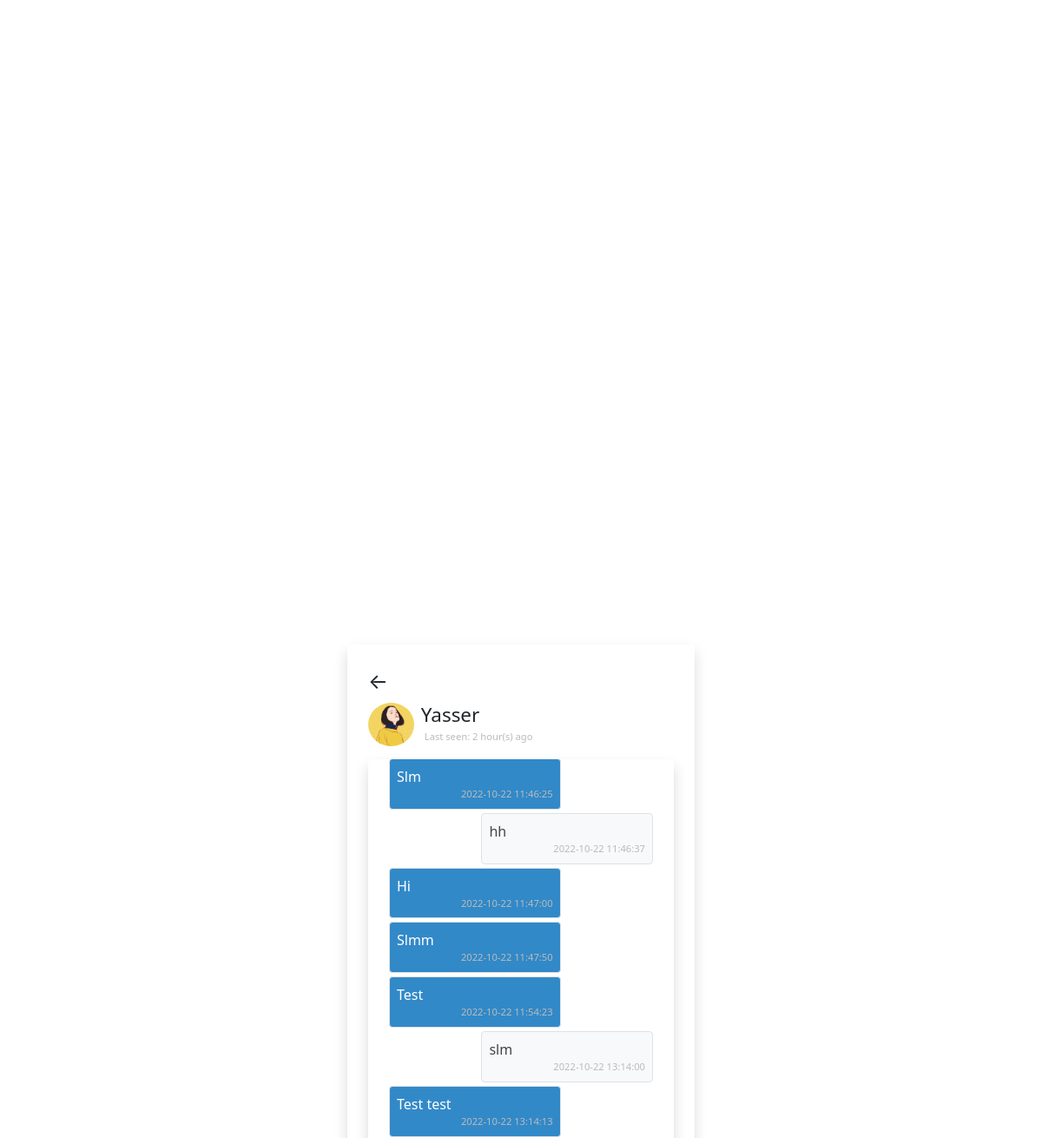
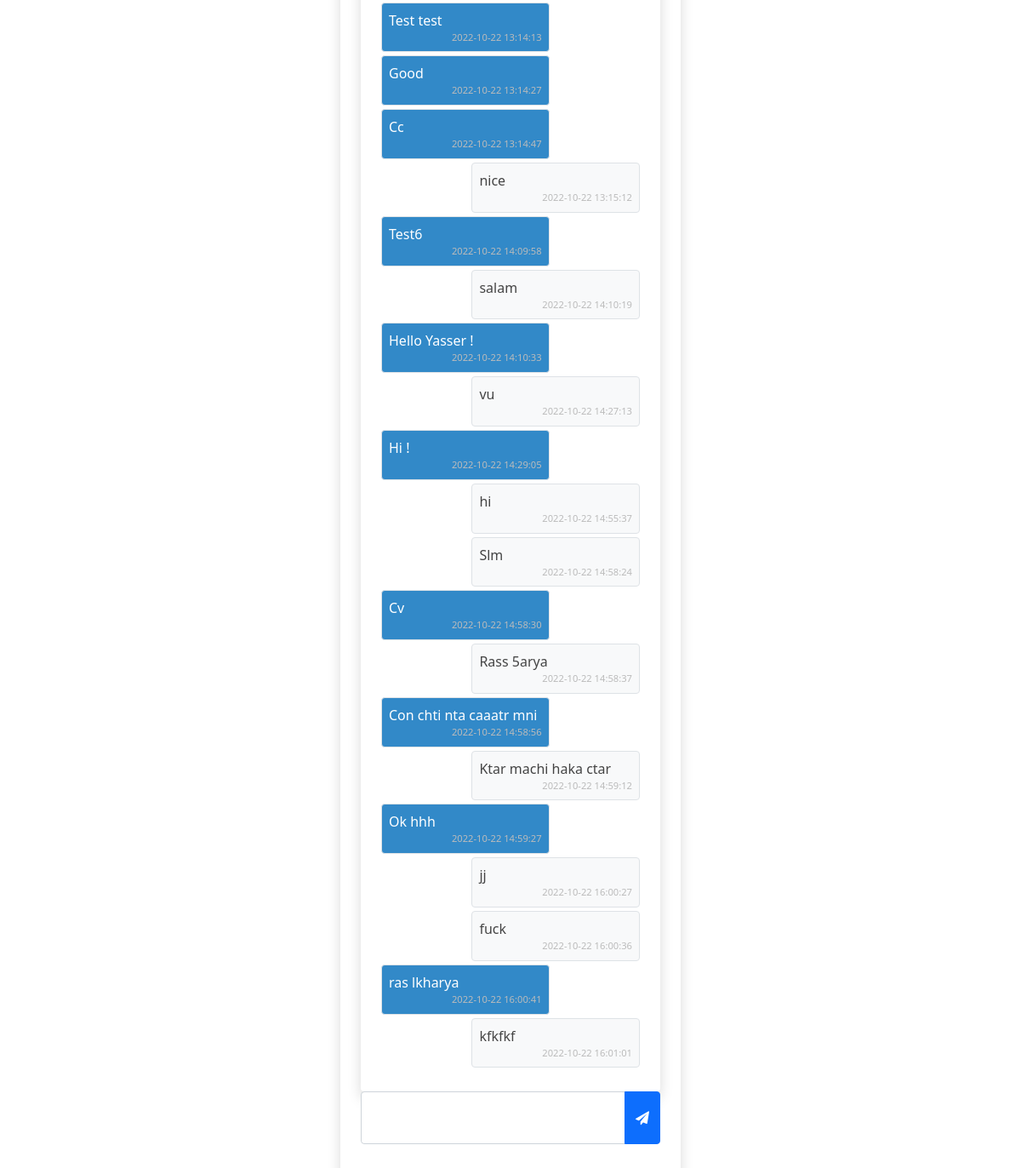
The page /chat.php?user=yasser (signed in) on the database its author committed (2 pictures, top to bottom).
### tables this page shows
CREATE TABLE `users` (
  `user_id` int(11) NOT NULL,
  `name` varchar(255) NOT NULL,
  `username` varchar(255) NOT NULL,
  `password` varchar(255) NOT NULL,
  `p_p` varchar(255) DEFAULT 'user-default.jpg',
  `last_seen` datetime NOT NULL DEFAULT current_timestamp()
);

CREATE TABLE `chats` (
  `chat_id` int(11) NOT NULL,
  `from_id` int(11) NOT NULL,
  `to_id` int(11) NOT NULL,
  `message` text NOT NULL,
  `opened` tinyint(1) NOT NULL DEFAULT 0,
  `created_at` datetime NOT NULL DEFAULT current_timestamp()
);

### app/helpers/user.php (called while the page is built)
<?php
function getUser($username, $conn){
   $sql = "SELECT * FROM users
           WHERE username=?";
   $stmt = $conn->prepare($sql);
   $stmt->execute([$username]);
   if ($stmt->rowCount() === 1) {
   	 $user = $stmt->fetch();
   	 return $user;
   }else {
   	$user = [];
   	return $user;
   }
}

### app/helpers/timeAgo.php (called while the page is built, shortened)
<?php
function last_seen($date_time){
   $timestamp = strtotime($date_time);
   $strTime = array("second", "minute", "hour", "day", "month", "year");
   $length = array("60","60","24","30","12","10");
   $currentTime = time();
   if($currentTime >= $timestamp) {
		$diff     = time()- $timestamp;
		for($i = 0; $diff >= $length[$i] && $i < count($length)-1; $i++) {
		$diff = $diff / $length[$i];
		}
		$diff = round($diff);
      if ($diff < 59 && $strTime[$i] == "second"){
         return 'Active';
      }else{
         return $diff . " " . $strTime[$i] . "(s) ago ";
      }
   }
}

### app/helpers/chat.php (called while the page is built)
<?php
function getChats($id_1,$id_2,$conn){
   $sql = "SELECT * FROM chats
           WHERE (from_id=? AND to_id=?)
           OR    (to_id=? AND from_id=?)
           ORDER BY chat_id ASC";
   $stmt = $conn->prepare($sql);
   $stmt->execute([$id_1,$id_2,$id_1,$id_2]);
   if($stmt->rowCount() > 0){
      $chats = $stmt->fetchAll();
      return $chats;
   }else {
      $chats = [];
      return $chats;
   }
}

### chat.php (the view, shortened to what this page needs)
<?php
   if(isset($_SESSION['username'])) {
      include 'app/db.conn.php';
      include 'app/helpers/user.php';
      include 'app/helpers/chat.php';
      include 'app/helpers/timeAgo.php';
      $chatWith = getUser($_GET['user'],$conn);
      $chats = getChats($_SESSION['user_id'],$chatWith['user_id'],$conn);
?>
<!DOCTYPE html>
<html lang="en">
<head>
   <link href="https://cdn.jsdelivr.net/npm/bootstrap@5.0.2/dist/css/bootstrap.min.css" rel="stylesheet">
   <link rel="stylesheet" href="css/style.css">
   <link rel="stylesheet" href="https://cdnjs.cloudflare.com/ajax/libs/font-awesome/4.7.0/css/font-awesome.min.css">
</head>
<body class="d-flex justify-content-center align-items-center vh-100">
   <div class="w-400 shadow p-4 rounded">
      <a href="home.php" class="fs-4 link-dark">&#8592;</a>
      <div class="d-flex align-items-center">
         <img src="uploads/<?=$chatWith['p_p']?>" class="w-15 rounded-circle">
         <h3 class="display-4 fs-sm m-2">
            <?=$chatWith['name']?><br>
            <div class="d-flex align-items-center">
               <?php if(last_seen($chatWith['last_seen']) == "Active") {?>
                  <div class="online"></div>
                  <small class="d-block p-1" title="online">online</small>
               <?php }else {?>
                  <small class="d-block p-1" title="<?=$chatWith['last_seen']?>">Last seen: <?=last_seen($chatWith['last_seen'])?></small>
               <?php } ?>
            </div>
         </h3>
      </div>
      <div class="shadow p-4 rounded d-flex flex-column mt-2 h-50 chat-box" id="chatBox">
         <?php
            if(!empty($chats)){
               foreach($chats as $chat){
                  if($chat['from_id'] == $_SESSION['user_id'])
                  { ?>
                     <p class="rtext align-self-end border rounded p-2 mb-1">
                        <?=$chat['message']?>
                        <small class="d-block"><?=$chat['created_at']?></small>
                     </p>
            <?php }else { ?>
                     <p class="ltext border rounded p-2 mb-1">
                        <?=$chat['message']?>
                        <small class="d-block"><?=$chat['created_at']?></small>
                     </p>
         <?php   }
               }
         }?>
      </div>
      <div class="input-group mb-3">
         <textarea cols="3" id="message" class="form-control"></textarea>
         <button class="btn btn-primary" id="sendBtn">
            <i class="fa fa-paper-plane"></i>
         </button>
      </div>
   </div>
</body>
</html>
<?php
   }else{
      header("Location: index.php");
      exit;
   }

### css/style.css (style rules this page uses)
.w-400 { width: 400px; }
a { text-decoration: none; }
.w-15 { width: 15%; height: 50px; }
.fs-sm { font-size: 1.4rem; }
small { color: #bbb; font-size: 0.7rem; text-align: right; }
.chat-box { overflow-y: auto; overflow-x: hidden; max-height: 50vh; }
.rtext { width: 65%; background: #F8F9FA; color: #444; }
.ltext { width: 65%; background: #3289c8; color: #fff; }
textarea { resize: none; }

### rows shown on the page
users: p_p (picture), name "Yasser", last_seen "2 hour(s) ago"
chats: message "Slm", created_at "2022-10-22 11:46:25"
chats: message "hh", created_at "2022-10-22 11:46:37"
chats: message "Hi", created_at "2022-10-22 11:47:00"
chats: message "Slmm", created_at "2022-10-22 11:47:50"
chats: message "Test", created_at "2022-10-22 11:54:23"
chats: message "slm", created_at "2022-10-22 13:14:00"
chats: message "Test test", created_at "2022-10-22 13:14:13"
chats: message "Test test", created_at "2022-10-22 13:14:13"
chats: message "Good", created_at "2022-10-22 13:14:27"
chats: message "Cc", created_at "2022-10-22 13:14:47"
chats: message "nice", created_at "2022-10-22 13:15:12"
chats: message "Test6", created_at "2022-10-22 14:09:58"
chats: message "salam", created_at "2022-10-22 14:10:19"
chats: message "Hello Yasser !", created_at "2022-10-22 14:10:33"
chats: message "vu", created_at "2022-10-22 14:27:13"
chats: message "Hi !", created_at "2022-10-22 14:29:05"
chats: message "hi", created_at "2022-10-22 14:55:37"
chats: message "Slm", created_at "2022-10-22 14:58:24"
chats: message "Cv", created_at "2022-10-22 14:58:30"
chats: message "Rass 5arya", created_at "2022-10-22 14:58:37"
chats: message "Con chti nta caaatr mni", created_at "2022-10-22 14:58:56"
chats: message "Ktar machi haka ctar", created_at "2022-10-22 14:59:12"
chats: message "Ok hhh", created_at "2022-10-22 14:59:27"
chats: message "jj", created_at "2022-10-22 16:00:27"
chats: message "fuck", created_at "2022-10-22 16:00:36"
chats: message "ras lkharya", created_at "2022-10-22 16:00:41"
chats: message "kfkfkf", created_at "2022-10-22 16:01:01"
